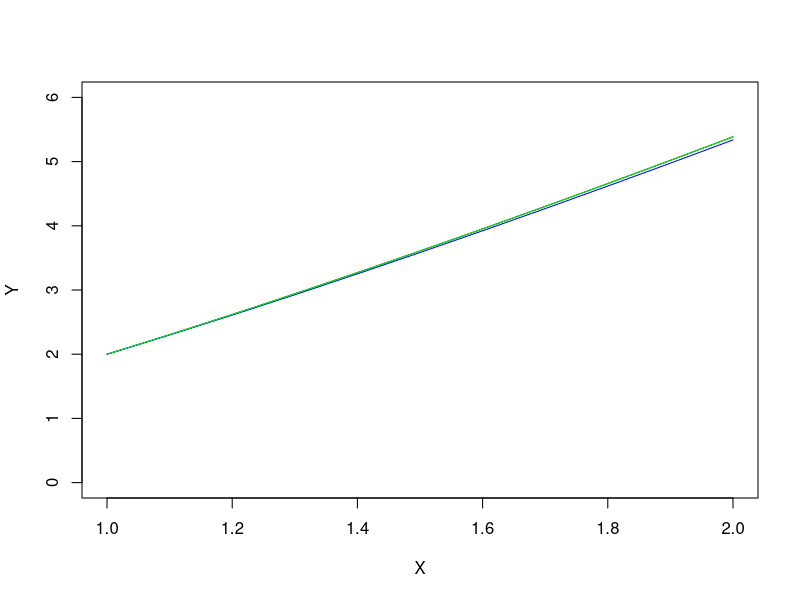

This figure's R source:
# Evan Johnston
# M348 - hwk 9 - 5 April 2016

# Euler's Method
# inputs:
#   a: first endpoint
#   b: last endpoint
#   n: integer
#   e: initial condition
#   f: ODE given function
euler<-function(a, b, n, e, f){
  emat<-matrix(rep(0,n*2+2),nrow=2)
  
  # create h, t, w
  h<- (b - a)/n
  t<- a
  w<- e
  
  # first approx
  emat[1,1]<-t
  emat[2,1]<-w
  
  # loop over the 1 to n iterations
  for (i in 1:n){
    
    # set next w and t
    w<- w + h*f(t,w)
    t<- a + i*h
    
    # save approxs
    emat[1,i+1]<- t
    emat[2,i+1]<- w
    
  }
  # output 
  return(emat)
}

# intial ODE function
f<-function(t,y){
  return(1+y/t)
}

# true function
f.tru<-function(t){
  return(t*log(t)+2*t)
}

# matrix of approximations with n=10 => h=0.1
ans.6b<-euler(1,2,10,2,f)
ans.6b

# matrix of approximations with n=1000 => h=0.001
ans.6c<-euler(1,2,1000,2,f)
ans.6c[,1:5]
ans.6c[,996:1001]

# vector of true solutions over [1,2] by 0.0001
true.6<-c(f.tru(seq(1,2,0.0001)))

# plot coordinate plane over relevant interval
plot(NA, xlim=c(1,2), ylim=c(0,6), xlab="X", ylab="Y")

# true solution (black)
lines(seq(1,2,0.0001), true.6, col="black")

# approximation (b) (blue)
lines(ans.6b[1,], ans.6b[2,], col="blue")

# approximation (c) (green)
lines(ans.6c[1,], ans.6c[2,], col="green")
